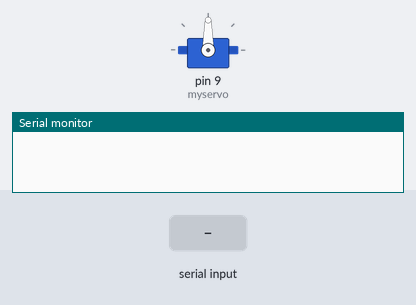
Simulated run of this sketch. Board: Arduino Uno, built with avr-gcc and run on an emulated ATmega328P. Parts: servo, the last lines printed to the serial monitor. The test bench sets the inputs (shaded band).

Above: at 1.2 s.
1.3 s: "90,45\n" received over Serial
At 1.9 s:
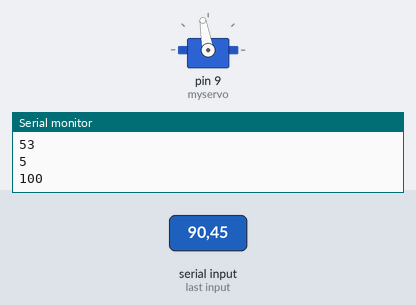
2.8 s: "30,150\n" received over Serial
At 3.1 s:
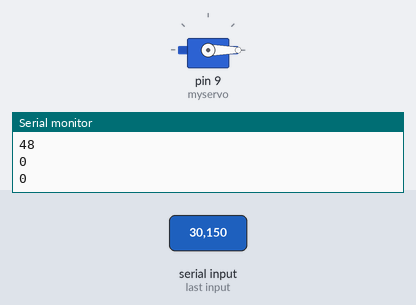
4.3 s: "200\n" received over Serial
5.8 s: "5\n" received over Serial
At 6.4 s:
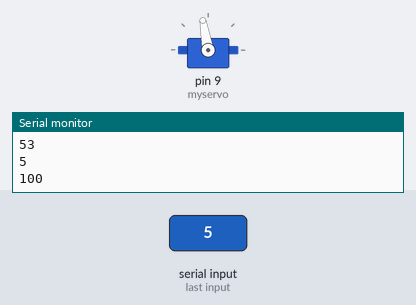
7.3 s: "90\n" received over Serial
At 7.6 s:
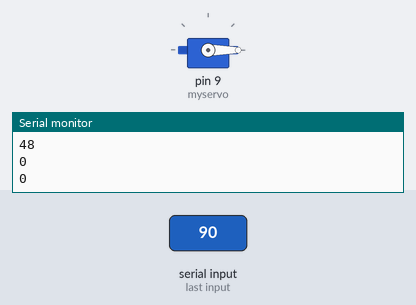
Timing chart, 0 to 9.8 s (numbered marks = the images above; inputs shaded):
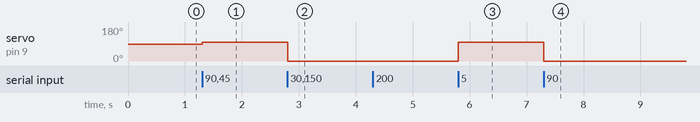

Measured:
- after the input at 1.3 s, servo on pin 9 (myservo): 90° → 100° at once
- after the input at 2.8 s, servo on pin 9 (myservo): 100° → 0° at once
- after the input at 5.8 s, servo on pin 9 (myservo): 0° → 100° at once
- after the input at 7.3 s, servo on pin 9 (myservo): 100° → 0° at once

The sketch:

020_ServoMotor.ino
```cpp
#include <Servo.h>

/*
int servopin = 9;// select digital pin 9 for servomotor signal line
int pulsewidth;// initialize width variable
int val;

void servopulse(int servopin, int myangle) {
  pulsewidth = (myangle * 11) + 500;// convert angle to 500-2480 pulse width
  digitalWrite(servopin,HIGH);// set the level of servo pin as “high”
  delayMicroseconds(pulsewidth);// delay microsecond of pulse width
  digitalWrite(servopin,LOW);// set the level of servo pin as “low”
  delay(20-pulsewidth/1000);
}

void setup() {
  pinMode(servopin, OUTPUT);// set servo pin as “output”
  Serial.begin(9600);// connect to serial port, set baud rate at “9600”
  Serial.println("servo=o_seral_simple ready" ) ;
}
void loop() {
  val=Serial.read();// read serial port value
  if(val>='0'&&val<='9') {
    val = val - '0';// convert characteristic quantity to numerical variable
    val = val * (180 / 9);// convert number to angle
    Serial.print("moving servo to ");
    Serial.print(val,DEC);
    Serial.println();
    for(int i=0;i<=50;i++) {
      servopulse(servopin,val);// use the pulse function
    }
  }
}
*/
int val;
Servo myservo;  // define servo variable name
void setup() {
  Serial.begin(9600);// connect to serial port, set baud rate at “9600”
  myservo.attach(9);  // select servo pin(9 or 10)
}
void loop() {
  val = Serial.read();  // read serial port value
  if(val >= '0') {  // && val <= '9') {
    Serial.println(val);
    val = val - '0';// convert characteristic quantity to numerical variable
    Serial.println(val);
    val = val * (180 / 9);// convert number to angle
    Serial.println(val);
    myservo.write(val);  // set rotate angle of the motor
  }
}
```
